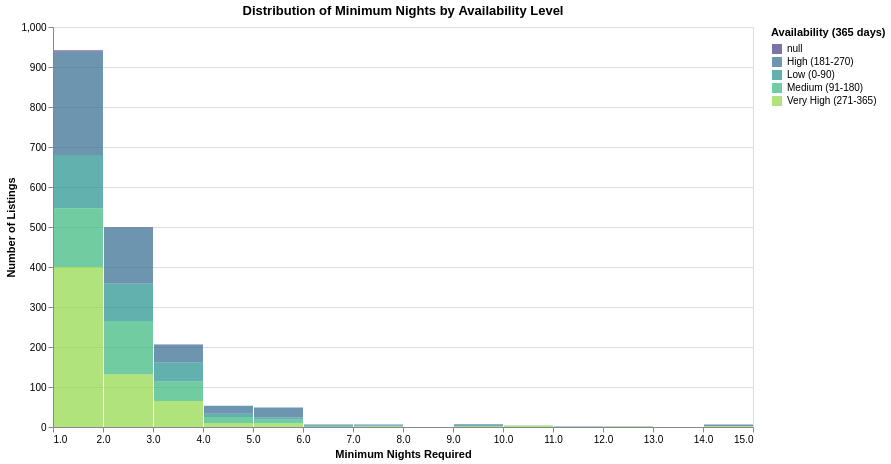

The cell this chart's notebook holds for it:
### Code cell
alt.Chart(df_filtered1).mark_bar(opacity=0.7).encode(
    x=alt.X('minimum_nights:Q', 
            bin=alt.Bin(maxbins=20),
            title='Minimum Nights Required'),
    y=alt.Y('count()', title='Number of Listings'),
    color=alt.Color('availability_category:N',
                    title='Availability (365 days)',
                    scale=alt.Scale(scheme='viridis')),
    tooltip=[
        alt.Tooltip('minimum_nights:Q', bin=True, title='Minimum Nights'),
        alt.Tooltip('count()', title='Count'),
        alt.Tooltip('availability_category:N', title='Availability Level')
    ]
).properties(
    width=700,
    height=400,
    title='Distribution of Minimum Nights by Availability Level'
).interactive()

### Figure 1 — Vega-Lite specification as saved in the notebook (floating-point values rounded to 4 significant figures; data arrays with more than 128 entries replaced by an {"elided": "..."} marker saying what was removed)
{"config": {"view": {"continuousWidth": 300, "continuousHeight": 300}}, "data": {"name": "data-3c7d75a8113d32310196add4c5245349"}, "mark": {"type": "bar", "opacity": 0.7}, "encoding": {"color": {"field": "availability_category", "scale": {"scheme": "viridis"}, "title": "Availability (365 days)", "type": "nominal"}, "tooltip": [{"bin": true, "field": "minimum_nights", "title": "Minimum Nights", "type": "quantitative"}, {"aggregate": "count", "title": "Count", "type": "quantitative"}, {"field": "availability_category", "title": "Availability Level", "type": "nominal"}], "x": {"bin": {"maxbins": 20}, "field": "minimum_nights", "title": "Minimum Nights Required", "type": "quantitative"}, "y": {"aggregate": "count", "title": "Number of Listings", "type": "quantitative"}}, "height": 400, "params": [{"name": "param_1", "select": {"type": "interval", "encodings": ["x", "y"]}, "bind": "scales"}], "title": "Distribution of Minimum Nights by Availability Level", "width": 700, "$schema": "https://vega.github.io/schema/vega-lite/v5.20.1.json", "datasets": {"data-3c7d75a8113d32310196add4c5245349": {"elided": "1782 records"}}}
